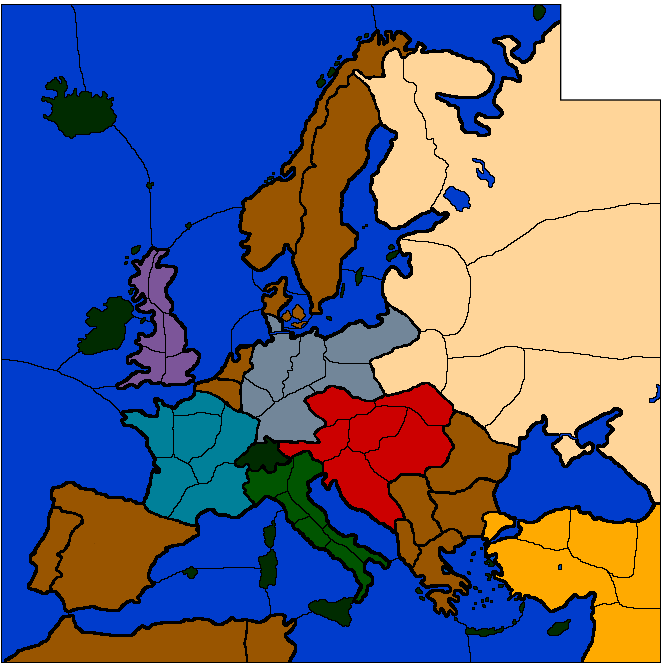
#> input picture assets/classic/renderbase.png, 1986 x 2001 px, found by its file name (shown at 1/3 size)
$ jupyter execute --allow-errors v3.ipynb   (shell and % lines are left out)
#> lines starting #> are read from the running program, lines starting #| are printed output that depends on the picture; after the words box and inside, x2 and y2 are one past the last pixel; in counts of white or black regions, pixels touching at a corner belong together
[cell 1]
import sys, os, time, shutil, random
from pathlib import Path
if '_cwd' not in locals():
    _cwd = os.getcwd()
    os.chdir(Path(_cwd)/'..')

import numpy as np
# %matplotlib ipympl
import matplotlib.pyplot as plt
from tabulate import tabulate
import matplotlib.patches as mpatches
from tqdm.notebook import tqdm
from scipy import misc, signal

from sklearn.neighbors import NearestNeighbors
import networkx as nx
import cv2
import random
import ctypes
from scipy.signal import convolve2d, correlate2d
import ipywidgets as widgets
from IPython.display import display, clear_output
from collections import Counter
import io

import scipy.sparse as sp
from scipy.optimize import linear_sum_assignment

import omnifig as fig
from omnibelt import load_yaml, save_yaml, multi_index

from skimage import data
from skimage.filters import threshold_otsu
from skimage.segmentation import clear_border
from skimage.measure import label, regionprops
from skimage.segmentation import *
from skimage.segmentation import watershed, expand_labels
from skimage.morphology import closing, square, dilation
from skimage.color import label2rgb
from PIL import Image
from IPython.core.display import display, HTML
display(HTML("<style>.container { width:90% !important; }</style>"))
fig.initialize()
#> (this line was passed over: omnifig is not available in this run)
#> (the rest of this cell did not finish here and is left out)

[cell 2]
root = Path(r'C:\Users\anwan\OneDrive\Khan\projects\digi-diplo\extra\v3')
root = Path(r'C:\Users\anwan\OneDrive\Khan\projects\digi-diplo\extra\v3\world')
root = Path(r'C:\Users\anwan\OneDrive\Khan\projects\digi-diplo\assets\ad')

#> (a cell that did not finish here is left out)

[cell 4]
def _reverse_locs(locs):
    for name, vals in locs.items():
        if isinstance(vals, list):
            locs[name] = [v[::-1] for v in vals]
        elif isinstance(vals, dict):
            locs[name] = _reverse_locs(vals)
    return locs

#> (a cell that did not finish here is left out)

#> (a cell that did not finish here is left out)

#> (a cell that did not finish here is left out)

[cell 8]
# save_yaml(graph, root/'graph-r.yaml')

[cell 9]
import yaml
from pathlib import Path
root = Path(r'C:\Users\anwan\OneDrive\Khan\projects\digi-diplo\extra\v3\world')
#> (the rest of this cell did not finish here and is left out)

[cell 10]
from collections import Counter
#> (the rest of this cell did not finish here and is left out)

[cell 11]
_imgsize = (6,6)
_dpi = 300
def showx(im, cover=None):
    fg, ax = plt.subplots(figsize=_imgsize,)# dpi=_dpi)

    try:
        plt.imshow(im.astype(int))
        if cover is not None:
            plt.imshow(cover%1000, alpha=0., zorder=10)
    except ValueError:
        plt.imshow(im)

    plt.axis('off')
    plt.subplots_adjust(0,0,1,1)

def highlight(rgb, mask, opacity=0.2):
    alpha = np.zeros_like(mask).astype(np.uint8)

    img = rgb.astype(np.uint8)

    alpha[mask!=0] = 255
    alpha[mask==0] = int(255*opacity)

    H,W,C = img.shape

    if C == 4:
        img[...,-1] = alpha
    else:
        img = np.concatenate([img, alpha.reshape(H,W,1)],-1)
    return showx(img)

[cell 12]
color_path = root / 'borders.png'
color_path = root / 'renderbase.png'

im = Image.open(color_path).convert('RGBA')
im = np.asarray(im)

rgb = im[...,:3]
#> rgb is the input picture: shape (2001, 1986, 3); mean R, G, B 98.1, 102.7, 134.4
# rgb = rgb[::2,::2]
H, W, _ = rgb.shape
#> H = 2001; W = 1986
fgh = 4
_imgsize = (W/H*fgh, fgh)
_dpi = H / _imgsize[1]

# show(im)
showx(rgb);
#> (the call stopped at in showx, `fg, ax = plt.subplots(figsize=_imgsize,)# dpi=_dpi)`: IPython is not available in this run)

[cell 13]
# [11 lines of commented-out code are left out]

#> (a cell that did not finish here is left out)

[cell 15]
tiles_path = root / 'tiles.png'

tiles = np.array(Image.open(tiles_path))
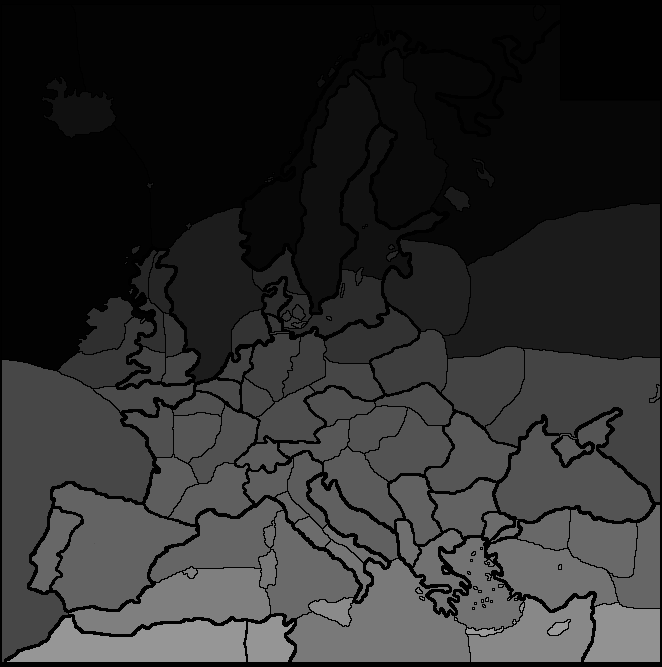
#> input picture assets/classic/tiles.png, 1986 x 2001 px, found by its file name (shown at 1/3 size)
#> tiles is the input picture: shape (2001, 1986) uint16; min 0, max 154, mean 45.3
# showx(lbls)
tiles.shape
#> Out = (2001, 1986)

[cell 16]
showx(im, tiles);
#> (the call stopped at in showx, `fg, ax = plt.subplots(figsize=_imgsize,)# dpi=_dpi)`: IPython is not available in this run)

[cell 17]
highlight(rgb, tiles==783);
#> in highlight, `img = np.concatenate([img, alpha.reshape(H,W,1)],-1)`:
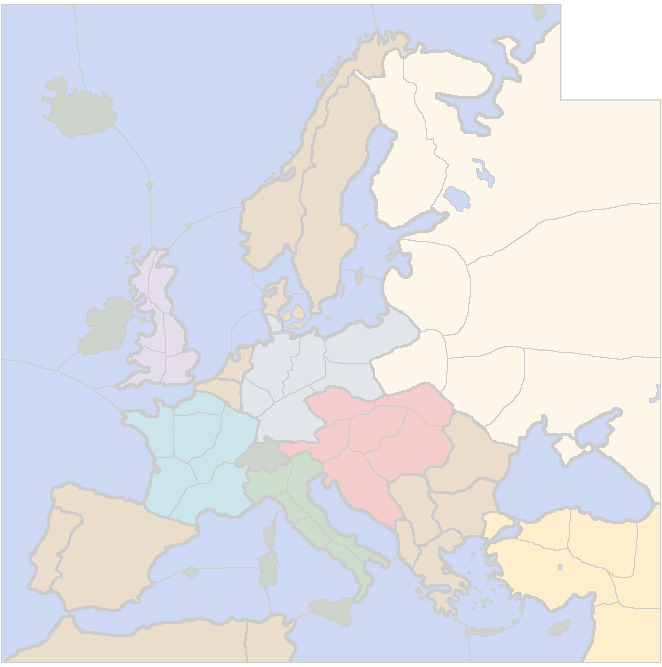
#> img: shape (2001, 1986, 4) (shown at 1/3 size); mean R, G, B, A 98.1, 102.7, 134.4, 51; transparent parts drawn white
#> (the call stopped at in showx, `fg, ax = plt.subplots(figsize=_imgsize,)# dpi=_dpi)`: IPython is not available in this run)

[cell 18]
regions_path = root / 'regions.png'

lbls = np.array(Image.open(regions_path))
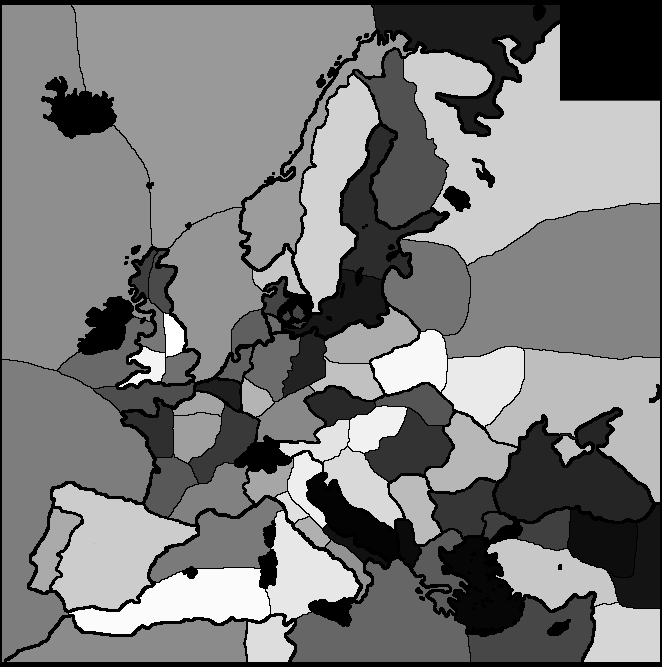
#> input picture assets/classic/regions.png, 1986 x 2001 px, found by its file name (shown at 1/3 size)
#> lbls is the input picture: shape (2001, 1986) uint16; min 0, max 75, mean 36.1
# showx(lbls)
lbls.shape
#> Out = (2001, 1986)

[cell 19]
showx(im, lbls);
#> (the call stopped at in showx, `fg, ax = plt.subplots(figsize=_imgsize,)# dpi=_dpi)`: IPython is not available in this run)

#> (a cell that did not finish here is left out)

[cell 21]
missing = rgb * 0
#> missing: shape (2001, 1986, 3); every value is 0
#> (the rest of this cell did not finish here and is left out)

[cell 22]
regs = regionprops(lbls)
#> regs = 75 regions; largest, box (x1, y1, x2, y2) and area: (216, 15, 1128, 744) 388746, (6, 15, 456, 1110) 332181, (1209, 72, 1980, 795) 291891, (1329, 612, 1980, 1077) 226512, (6, 1080, 462, 1986) 196677
len(regs)
#> Out = 75

[cell 23]
regs = regionprops(lbls)
len(regs)
#> Out = 75

[cell 24]
areas = [r.area for r in regs]
#> areas = 75 values, max 388746 at index 44, min 3438 at index 65, mean 45611.7
min(areas)
#> Out = 3438

[cell 25]
from omnilearn import util

#> (a cell that did not finish here is left out)

[cell 27]
matplotlib_default_colors = ['#1f77b4', '#ff7f0e', '#2ca02c', '#d62728', '#9467bd', '#8c564b', '#e377c2', '#7f7f7f', '#bcbd22', '#17becf']
#> (the rest of this cell did not finish here and is left out)

[cell 28]
cats = rgb*0
cats.shape
#> Out = (2001, 1986, 3)
